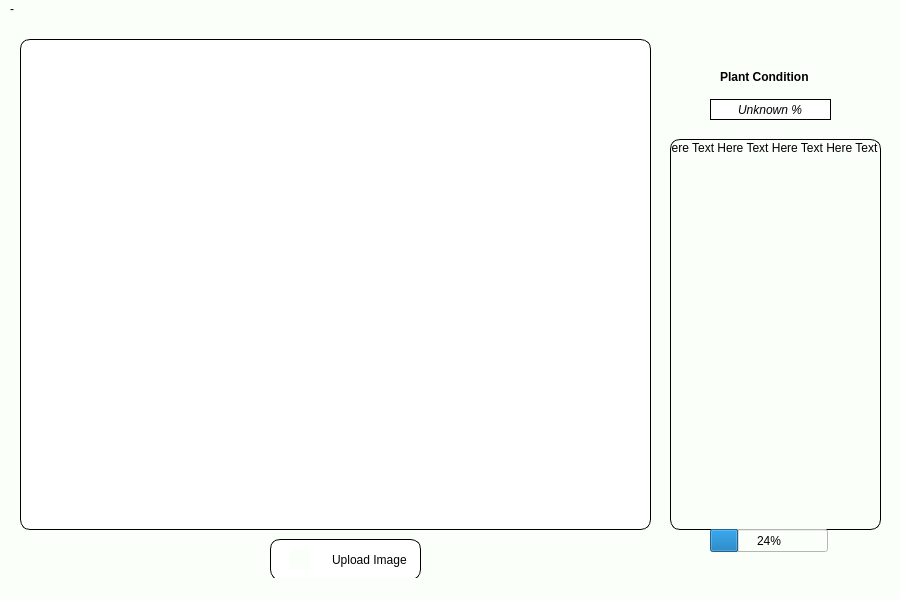
<?xml version="1.0" encoding="UTF-8"?>
<ui version="4.0">
 <class>Agricorn</class>
 <widget class="QMainWindow" name="Agricorn">
  <property name="geometry">
   <rect>
    <x>0</x>
    <y>0</y>
    <width>900</width>
    <height>600</height>
   </rect>
  </property>
  <property name="windowTitle">
   <string>MainWindow</string>
  </property>
  <property name="styleSheet">
   <string notr="true">background-color: rgb(251, 255, 250);</string>
  </property>
  <widget class="QWidget" name="centralwidget">
   <widget class="QLabel" name="image">
    <property name="geometry">
     <rect>
      <x>20</x>
      <y>20</y>
      <width>631</width>
      <height>491</height>
     </rect>
    </property>
    <property name="styleSheet">
     <string notr="true">background-color: rgb(255, 255, 255);
border-top-left-radius : 10px;
border-top-right-radius : 10px; 
border-bottom-left-radius : 10px; 
border-bottom-right-radius : 10px;
border: 1px solid black

</string>
    </property>
    <property name="text">
     <string/>
    </property>
    <property name="pixmap">
     <pixmap>asset/WhatsApp Image 2022-11-08 at 12.44.03 PM.jpeg</pixmap>
    </property>
    <property name="alignment">
     <set>Qt::AlignCenter</set>
    </property>
    <property name="wordWrap">
     <bool>false</bool>
    </property>
    <property name="openExternalLinks">
     <bool>false</bool>
    </property>
   </widget>
   <widget class="QPushButton" name="InputImage">
    <property name="geometry">
     <rect>
      <x>270</x>
      <y>520</y>
      <width>151</width>
      <height>41</height>
     </rect>
    </property>
    <property name="font">
     <font>
      <weight>50</weight>
      <bold>false</bold>
     </font>
    </property>
    <property name="layoutDirection">
     <enum>Qt::LeftToRight</enum>
    </property>
    <property name="styleSheet">
     <string notr="true">border:1px solid black; 
border-top-left-radius : 10px;
border-top-right-radius : 10px; 
border-bottom-left-radius : 10px; 
border-bottom-right-radius : 10px;
background-color: white;
color: rgb(0, 0, 0);
Text-align:right
</string>
    </property>
    <property name="text">
     <string>Upload Image    </string>
    </property>
   </widget>
   <widget class="QLineEdit" name="le_percentage">
    <property name="geometry">
     <rect>
      <x>710</x>
      <y>80</y>
      <width>121</width>
      <height>21</height>
     </rect>
    </property>
    <property name="font">
     <font>
      <italic>true</italic>
     </font>
    </property>
    <property name="styleSheet">
     <string notr="true">border:0.5px solid black; 

background-color: rgb(255, 255, 255);

color: rgb(0, 0, 0)</string>
    </property>
    <property name="text">
     <string>Unknown %</string>
    </property>
    <property name="alignment">
     <set>Qt::AlignCenter</set>
    </property>
   </widget>
   <widget class="QLabel" name="label_">
    <property name="geometry">
     <rect>
      <x>720</x>
      <y>50</y>
      <width>101</width>
      <height>16</height>
     </rect>
    </property>
    <property name="font">
     <font>
      <weight>75</weight>
      <bold>true</bold>
     </font>
    </property>
    <property name="styleSheet">
     <string notr="true">background-color: transparent;
color: rgb(0, 0, 0)</string>
    </property>
    <property name="text">
     <string>Plant Condition</string>
    </property>
   </widget>
   <widget class="QLineEdit" name="le_plantinfo">
    <property name="geometry">
     <rect>
      <x>670</x>
      <y>120</y>
      <width>211</width>
      <height>391</height>
     </rect>
    </property>
    <property name="styleSheet">
     <string notr="true">border-top-left-radius : 10px;
border-top-right-radius : 10px; 
border-bottom-left-radius : 10px; 
border-bottom-right-radius : 10px;
border: 1px solid black

</string>
    </property>
    <property name="text">
     <string>Here Text Here Text Here Text Here Text</string>
    </property>
    <property name="alignment">
     <set>Qt::AlignLeading|Qt::AlignLeft|Qt::AlignTop</set>
    </property>
   </widget>
   <widget class="QLabel" name="img_upld">
    <property name="geometry">
     <rect>
      <x>290</x>
      <y>530</y>
      <width>21</width>
      <height>21</height>
     </rect>
    </property>
    <property name="text">
     <string/>
    </property>
    <property name="pixmap">
     <pixmap>asset/upload.png</pixmap>
    </property>
    <property name="scaledContents">
     <bool>true</bool>
    </property>
   </widget>
   <widget class="QLabel" name="img_bg">
    <property name="geometry">
     <rect>
      <x>-70</x>
      <y>-60</y>
      <width>1011</width>
      <height>641</height>
     </rect>
    </property>
    <property name="text">
     <string/>
    </property>
    <property name="pixmap">
     <pixmap>asset/5498894.jpg</pixmap>
    </property>
    <property name="scaledContents">
     <bool>true</bool>
    </property>
   </widget>
   <widget class="QProgressBar" name="progressBar">
    <property name="geometry">
     <rect>
      <x>710</x>
      <y>510</y>
      <width>118</width>
      <height>23</height>
     </rect>
    </property>
    <property name="value">
     <number>24</number>
    </property>
   </widget>
   <zorder>img_bg</zorder>
   <zorder>InputImage</zorder>
   <zorder>le_percentage</zorder>
   <zorder>label_</zorder>
   <zorder>le_plantinfo</zorder>
   <zorder>img_upld</zorder>
   <zorder>progressBar</zorder>
   <zorder>image</zorder>
  </widget>
  <widget class="QMenuBar" name="menubar">
   <property name="geometry">
    <rect>
     <x>0</x>
     <y>0</y>
     <width>900</width>
     <height>26</height>
    </rect>
   </property>
   <widget class="QMenu" name="menuAgricorn">
    <property name="title">
     <string>-</string>
    </property>
   </widget>
   <addaction name="menuAgricorn"/>
  </widget>
  <widget class="QStatusBar" name="statusbar"/>
 </widget>
 <resources/>
 <connections/>
</ui>
